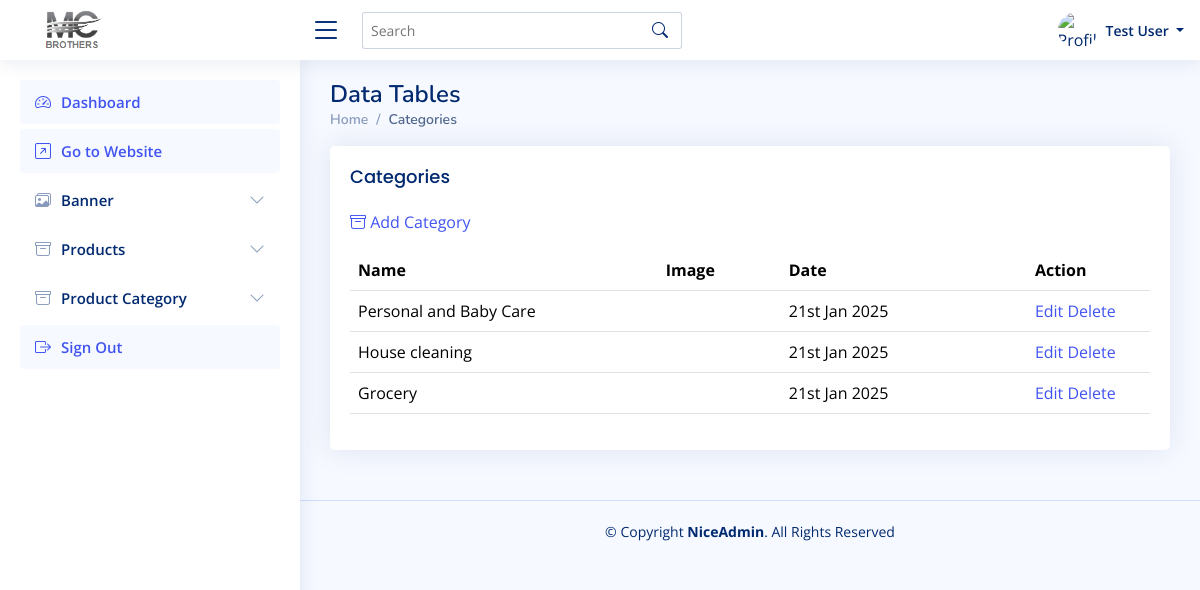
/admin/product_categories.php (signed in), run on the app's committed database.
### tables this page shows
CREATE TABLE `tbl_category` (
  `id` int(11) NOT NULL,
  `name` varchar(255) DEFAULT NULL,
  `description` varchar(255) DEFAULT NULL,
  `image` varchar(255) DEFAULT NULL,
  `created_date` datetime DEFAULT NULL
);

### admin/product_categories.php (the view, shortened to what this page needs)
<?php
include("./../config/connection.php");
$sql = "SELECT * FROM tbl_category ";
$sql .= "ORDER BY id DESC";
$statement = $db->prepare($sql);
$statement->execute();
include("public/header.php");
include("public/sidebar.php");
?>
<main id="main" class="main">
  <div class="pagetitle">
    <h1>Data Tables</h1>
    <nav>
      <ol class="breadcrumb">
        <li class="breadcrumb-item"><a href="index.php">Home</a></li>
        <li class="breadcrumb-item active">Categories</li>
      </ol>
    </nav>
  </div>
  <section class="section">
    <div class="row">
      <div class="col-lg-12">
        <div class="card">
          <div class="card-body">
            <h5 class="card-title">Categories</h5>
            <p>
              <a href="add_category.php">
                <i class="bi bi-archive"></i>&nbsp;<span>Add Category</span>
              </a>
            </p>
            <table class="table datatable">
              <thead>
                <tr>
                  <th width="25%">Name</th>
                  <th width="10%">Image</th>
                  <th width="20%">Date</th>
                  <th width="10%">Action</th>
                </tr>
              </thead>
              <tbody>
                <?php
                if ($statement->rowCount() > 0) {
                  while ($data = $statement->fetch(PDO::FETCH_OBJ)) {
                    ?>
                    <tr>
                      <td><?php echo $data->name; ?></td>
                      <td><img src="../images/<?php echo $data->image; ?>" width="100%" alt="" srcset=""></td>
                      <td><?php echo date('jS M Y', strtotime($data->created_date)); ?></td>
                      <td>
                        <a href="edit_category.php?category_id=<?php echo $data->id; ?>">Edit</a>
                        <a href="delete_category.php?category_id=<?php echo $data->id; ?>"
                          onclick="return confirm('Are you sure you want to delete?')">Delete</a>
                      </td>
                    </tr>
                    <?php
                  }
                }
                ?>
              </tbody>
            </table>
          </div>
        </div>
      </div>
    </div>
  </section>
</main>
<?php include('public/footer.php'); ?>

### admin/assets/css/style.css (style rules this page uses)
:root { scroll-behavior: smooth; }
body { font-family: "Open Sans", sans-serif; background: #f6f9ff; color: #444444; }
a { color: #4154f1; text-decoration: none; }
h1, h2, h3, h4, h5, h6 { font-family: "Nunito", sans-serif; }
#main { margin-top: 60px; padding: 20px 30px; transition: all 0.3s; }
.pagetitle { margin-bottom: 10px; }
.pagetitle h1 { font-size: 24px; margin-bottom: 0; font-weight: 600; color: #012970; }
.card { margin-bottom: 30px; border: none; border-radius: 5px; box-shadow: 0px 0 30px rgba(1, 41, 112, 0.1); }
.card-title { padding: 20px 0 15px 0; font-size: 18px; font-weight: 500; color: #012970; font-family: "Poppins", sans-serif; }
.card-body { padding: 0 20px 20px 20px; }
.breadcrumb { font-size: 14px; font-family: "Nunito", sans-serif; color: #899bbd; font-weight: 600; }
.breadcrumb a { color: #899bbd; transition: 0.3s; }
.breadcrumb .breadcrumb-item::before { color: #899bbd; }
.breadcrumb .active { color: #51678f; font-weight: 600; }
@media (min-width: 1200px) { #main, #footer { margin-left: 300px; } }

### data on the page
tbl_category: name "Personal and Baby Care", created_date "21st Jan 2025"
tbl_category: name "House cleaning", created_date "21st Jan 2025"
tbl_category: name "Grocery", created_date "21st Jan 2025"

### other printed values
$_SESSION['adminname'] "Test User"
